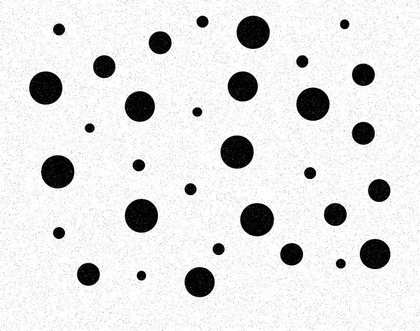
%> input picture RandomDisks-P10.jpg, 420 x 331 px, shrunk from 808 x 636 before the run
$ octave demo2.m   (GNU Octave 9; MATLAB toolbox functions it lacks are replaced by stand-ins)
%> lines starting %> are read from the running program, lines starting %| are printed output that depends on the picture; in (x1, y1, x2, y2) boxes, pixels count from 0 and x2, y2 are one past the last pixel; in counts of white or black regions, pixels touching at a corner belong together; the program's own positions count from 1
### img2b.m
% ==============================================================
% Module: img2b.m
%
% Usage: Helper function.
%
% Purpose:
%   Perform a img to binary opteration on the given image
%
% Input Variables:
%   fg_filtered Target image
%
% Returned Results:
%   fg_binary The binary form of the image
%
% Processing Flow:
%   1. Get size for fg_filtered
%   2. Filter with threshold
%   3. Write output image
%
% Author: Junzhe Huang, Yiyang Mei, Tianhui Li
% Date: 01/29/2023
% ===============================================================*

function [fg_binary] = img2b(fg_filtered)
fg_binary = fg_filtered;
[M, N] = size(fg_filtered);
for x = 1 : M
    for y = 1 : N
        if fg_binary(x,y) < 128
            fg_binary(x,y) = 0;
        else
            fg_binary(x,y) = 255;
        end
    end
end

### reverse.m
% ==============================================================
% Module: reverse.m
%
% Usage: Helper function.
%
% Purpose:
%   Reverse the image
%
% Input Variables:
%   X Original img
%
% Returned Results:
%   after_reverse The image after reverse
%
% Processing Flow:
%   1. Find size of original image
%   2. Reverse each pixel
%   3. Store the result
%
% Author: Junzhe Huang, Yiyang Mei, Tianhui Li
% Date: 01/29/2023
% ===============================================================*

function [after_reverse] = reverse(X)
[M,N] = size(X);
for x = 1 : M
    for y = 1 : N
        if X(x,y) == 0
            after_reverse(x,y) = 255;
        elseif X(x,y) == 255
            after_reverse(x,y) = 0;
        end
    end
end

### lo2uint.m
% ==============================================================
% Module: lo2uint.m
%
% Usage: Helper function
%
% Purpose:
%   Doing a lo2uint operation.
%
% Input Variables:
%   X The image to process with
%
% Returned Results:
%   trans An image after transformation
%
% Processing Flow:
%   1. Get size for X
%   2. Transform all pixels
%   3. Write output image
%
%
% Author: Junzhe Huang, Yiyang Mei, Tianhui Li
% Date: 01/29/2023
% ===============================================================*

function [trans] = lo2uint(X)
trans = uint8(X.Neighborhood);
[M,N] = size(trans);
for i = 1 : M
    for j = 1 : N
        if trans(i,j) == 1
            trans(i,j) = 0;
        elseif trans(i,j) == 0
            trans(i,j) = 255;
        end
    end
end
end

### zero.m
%%%%%%%%%%%%%  Function zero %%%%%%%%%%%%%%%%%%%%%%%%%%%%%%%%%%%%%%%%%
% Purpose:
%      Set up an MxN image full of zeros - useful for dealing with
%      border effects
%
% Input Variables:
%      M, N    rows (M) and columns (N) in f
%      x       x coordinate of a pixel
%      y       y coordinate of a pixel
%
% Returned Results:
%      fzero   new image full of all zeros
%
% Processing Flow:
%      1.  Cycle through MxN array and fill with ZEROS
%
%  Restrictions/Notes:
%      This function takes an 8-bit image as input.
%
%  The following functions are called:
%      NONE
%
%  Author:      William E. Higgins
%  Date:        1/13/2020
%%%%%%%%%%%%%%%%%%%%%%%%%%%%%%%%%%%%%%%%%%%%%%%%%%%%%%%%%%%%%%%%%%%%%%%

function [zeroimage] = zero(M,N)
for x = 1 : M
    for y = 1 : N
        zeroimage(x,y) = 0;
    end
end

### padding.m
% ==============================================================
% Module: padding.m
%
% Usage: Helper function.
%
% Purpose:
%   Find padding for given imgs and kernel
%
% Input Variables:
%   X Input img
%   r1 Padding number for row
%   r2 Padding number for col
%   ifreverse Bool for setting reversed padding
%
% Returned Results:
%   after_pad The image after padding
%
% Processing Flow:
%   1. Calculate new size with padding size
%   2. See if it needs to be reversed padding
%   3. Move original img to the padded img
%
% Author: Junzhe Huang, Yiyang Mei, Tianhui Li
% Date: 01/29/2023
% ===============================================================*

function [after_pad] = padding(X,r1,r2,ifreverse)
[M,N] = size(X);
M_n = M + 2*r1;
N_n = N + 2*r2;

if ifreverse == true
    after_pad = reverse(zero(M_n, N_n));
else
    after_pad = zero(M_n, N_n);
end

for i = r1+1 : M+r1
    for j = r2+1 : N+r2
        after_pad(i,j) = X(i-r1,j-r2);
    end
end

### hitnmiss.m
% ==============================================================
% Module: hitnmiss.m
%
% Usage: Helper function.
%
% Purpose:
%   Perform a hitnmiss opteration on the given images with corresbonding
% structing elements
%
% Input Variables:
%   input_h Hit image
%   input_m Miss image
%   se_1 Structing element for Hit image
%   se_2 Structing element for Miss image
%
% Returned Results:
%   output The image after hitnmiss transformation
%
% Processing Flow:
%   (a) Pad the images
%   (b) Apply erosion with corresponding structing element
%   (c) Find the intersection
%   (d) Store the result
%
% Author: Junzhe Huang, Yiyang Mei, Tianhui Li
% Date: 01/29/2023
% ===============================================================*


function [output] = hitnmiss(input_h, input_m, se_1, se_2)
[Mh,Nh] = size(input_h);
[Mm,Nm] = size(input_m);

[r1,c1] = size(se_1);
[r2,c2] = size(se_2);

pad_row_h = pad_num(Mh,Mh,r1);
pad_col_h = pad_num(Nh,Nh,c1);
input_pad_h = padding(input_h,pad_row_h,pad_col_h,true);
output_hit = reverse(zero(Mh,Nh));

pad_row_m = pad_num(Mm,Mm,r2);
pad_col_m = pad_num(Nm,Nm,c2);
input_pad_m = padding(input_m,pad_row_m,pad_col_m,false);
output_miss = reverse(zero(Mm,Nm));

sum_se1 = stat(se_1,0);
sum_se2 = stat(se_2,0);

% hit
for i = 1 + pad_row_h : Mh + pad_row_h
    for j = 1 + pad_col_h : Nh + pad_col_h
        tmp = input_pad_h(i-pad_row_h:i+pad_row_h, j-pad_col_h:j+pad_col_h);
        output_map = andop(tmp,se_1);
        if stat(output_map,0) == sum_se1
            output_hit(i-pad_row_h,j-pad_col_h) = 0;
        end
    end
end

% miss
for i = 1 + pad_row_m : Mm + pad_row_m
    for j = 1 + pad_col_m : Nm + pad_col_m
        tmp = input_pad_m(i-pad_row_m:i+pad_row_m, j-pad_col_m:j+pad_col_m);
        output_map = andop(tmp,se_2);
        if stat(output_map,0) == sum_se2
            output_miss(i-pad_row_m,j-pad_col_m) = 0;
        end
    end
end

imtool(output_hit);
imtool(output_miss);

output = andop(output_hit, output_miss);

end

### pad_num.m
% ==============================================================
% Module: pad_num.m
%
% Usage: Helper function.
%
% Purpose:
%   Find padding size for given imgs and kernel
%
% Input Variables:
%   out Result img
%   in Input img
%   kernel Num kernele
%
% Returned Results:
%   padding The size of padding
%
% Processing Flow:
%   1. Calculate padding size
%
% Author: Junzhe Huang, Yiyang Mei, Tianhui Li
% Date: 01/29/2023
% ===============================================================*

function [padding] = pad_num(out, in, kernel)
padding = (out-in+kernel-1)/2;
end

### stat.m
% ==============================================================
% Module: stat.m
%
% Usage: Helper function.
%
% Purpose:
%   Get status of the image with comparing element
%
% Input Variables:
%   X Original img
%   obj Comparing element
%
% Returned Results:
%   num The number of pixel that matches obj in X
%
% Processing Flow:
%   1. Find size of original image
%   2. Check each pixel
%   3. Store the result
%
% Author: Junzhe Huang, Yiyang Mei, Tianhui Li
% Date: 01/29/2023
% ===============================================================*

function [num] = stat(X,obj)
[M,N] = size(X);
num = 0;
for i = 1 : M
    for j = 1 : N
        if X(i,j) == uint8(obj)
            num = num + 1;
        end
    end
end
end

### demo2.m
% ==============================================================
% Module: demo2.m
%
% Usage: Main MATLAB code file for filtering an image.
%
% Purpose:
%   Implement Hit-or-Miss Transform to detect the smallest
% and largest disks in the given image on unfiltered img.
%
% Input Variables:
%   f “RandomDisks-P10.jpg”
%
% Returned Results:
%   output_final The smallest and largest disks in the given image
%
% Processing Flow:
%   (a) Threshold the input image
%   (b) Apply the hit-or-miss transform
%
%
% Author: Junzhe Huang, Yiyang Mei, Tianhui Li
% Date: 01/29/2023
% ===============================================================*

clear;

% Read the image and convert it to a grascale image
f=imread('RandomDisks-P10.jpg');
%> f is the input picture: size 331x420x3 uint8; min 0, max 255, mean 225.3
imtool(f);
fg = rgb2gray(f);
imtool(fg);
fg_threshed = img2b(fg);
%> after the loop in img2b, `for x = 1 : M`:
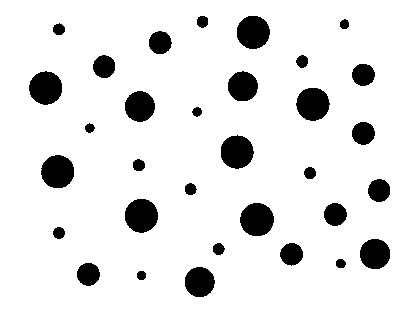
%> fg_binary: size 331x420 uint8; 90.3% white; 32 black regions, largest, box (x1, y1, x2, y2) and area: (240, 203, 274, 236) 884, (125, 199, 158, 233) 882, (237, 16, 270, 49) 866
imtool(fg_threshed);
[M, N] = size(fg_threshed);
%> M = 331; N = 420

fg_filtered = fg_threshed;
imtool(fg_filtered);


% Set threshold to transfer the image into the binary image
fg_binary = img2b(fg_filtered);

imtool(fg_binary);

fg_reverse = uint8(reverse(fg_binary));
imtool(fg_reverse);


% build the structuring elements and the restore element
r1 = 10; % should be the second smallest r
se1 = strel("disk",r1,6);
se_1 = lo2uint(se1);
%se_1 = padding(se_1,24);

r2 = 31; % should be the second largest r
se2 = strel("disk",r2,8);
se_2 = lo2uint(se2);
se_2 = uint8(reverse(padding(se_2,5,5,true))); % not good to set padding size too large

se3 = strel("disk",3,0);
se_3 = lo2uint(se3);

imtool(se_1);
imtool(se_2);


% do hit and miss transform and get the positions of 3 middle-sized disks
output_pos = hitnmiss(fg_binary, fg_reverse, se_1, se_2);
%> call 2 of padding, with r1 = 9, r2 = 9, ifreverse = true
%> after the loop in zero (call 2), `for x = 1 : M`: zeroimage: size 349x438 double; every value is 0
%> after the loop in reverse (call 4), `for x = 1 : M`: after_reverse: size 349x438 double; every value is 255
%> after the loop in padding (call 2), `for i = r1+1 : M+r1`:
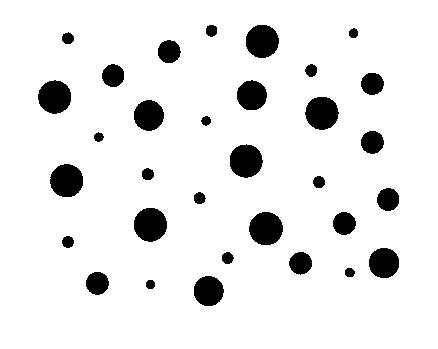
%> after_pad: size 349x438 double; 91.2% white; 32 black regions, largest, box (x1, y1, x2, y2) and area: (249, 212, 283, 245) 884, (134, 208, 167, 242) 882, (246, 25, 279, 58) 866
%> after the loop in zero (call 3), `for x = 1 : M`: zeroimage: size 331x420 double; every value is 0
%> after the loop in reverse (call 5), `for x = 1 : M`: after_reverse: size 331x420 double; every value is 255
%> call 3 of padding, with r1 = 35, r2 = 35, ifreverse = false
%> after the loop in zero (call 4), `for x = 1 : M`: zeroimage: size 401x490 double; every value is 0
%> after the loop in padding (call 3), `for i = r1+1 : M+r1`:
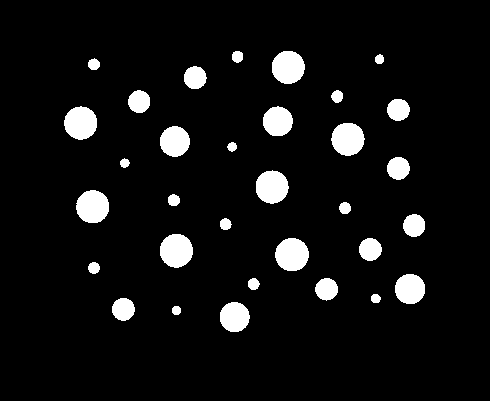
%> after_pad: size 401x490 double; 6.9% white; 32 white regions, largest, box (x1, y1, x2, y2) and area: (275, 238, 309, 271) 884, (160, 234, 193, 268) 882, (272, 51, 305, 84) 866
%> (the run ends here)
